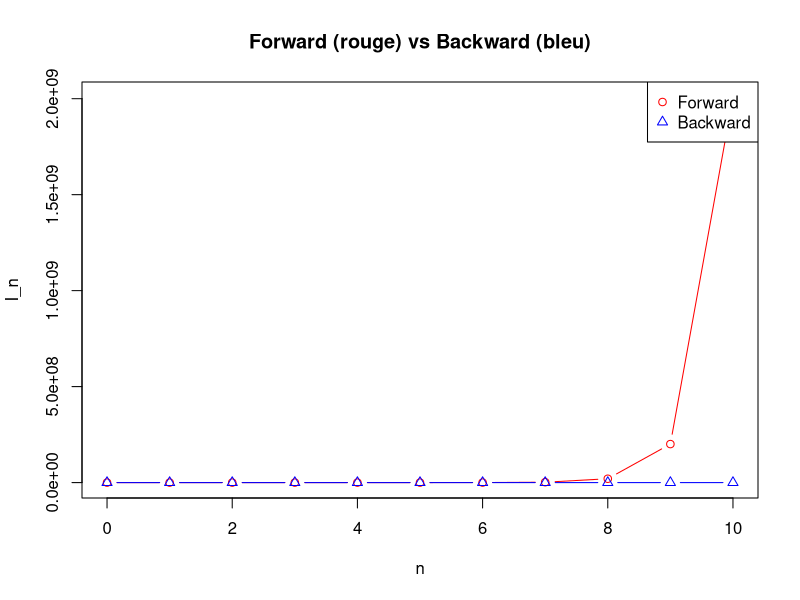
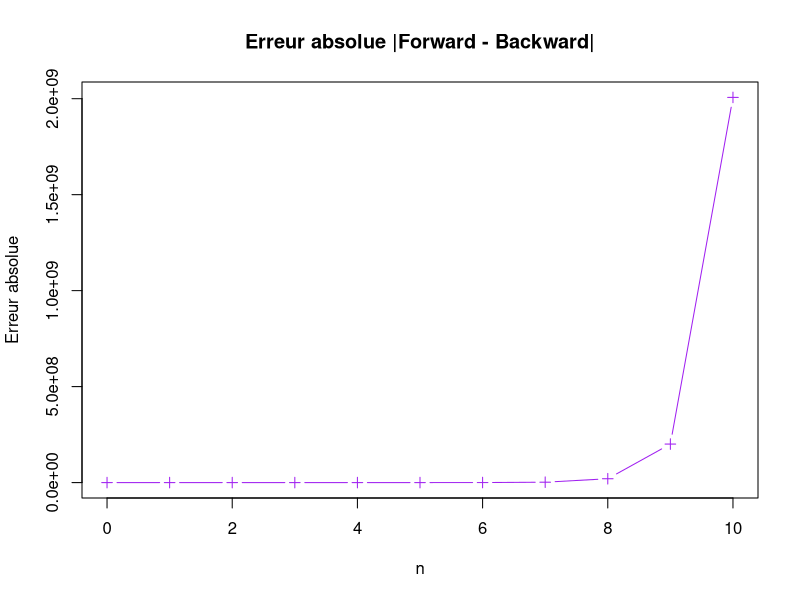

Write the R code that produced these figures, in order.
# Exercice 2

# Paramètres
a <- 10
N <- 10

# ============================================================================
# Calcul de I_n = ∫_0^1 x^n e^{ax} dx par la méthode forward
# ============================================================================

I_f <- numeric(N+1)
I_f[1] <- log((1 + a)/a) # I0
for (n in 2:(N+1)) {
  I_f[n] <- (1/(n-1)) + a * I_f[n-1]
}

# ============================================================================
# Calcul de I_n = ∫_0^1 x^n e^{ax} dx par la méthode backward
# ============================================================================
I_b <- numeric(N+1)
I_b[N+1] <- 0 # approximation pour I_N
for (n in N:1) {
  I_b[n] <- (I_b[n+1] - (1/n)) / a
}

nvals <- 0:N



# Superposition des deux méthodes
plot(nvals, I_f, type="b", col="red", pch=1, ylim=range(c(I_f, I_b)), 
     main="Forward (rouge) vs Backward (bleu)", xlab="n", ylab="I_n")
lines(nvals, I_b, type="b", col="blue", pch=2)
legend("topright", legend=c("Forward", "Backward"), col=c("red", "blue"), pch=c(1,2))

# Tracé de l'erreur absolue
err <- abs(I_f - I_b)
plot(nvals, err, type="b", col="purple", pch=3, 
     main="Erreur absolue |Forward - Backward|", xlab="n", ylab="Erreur absolue")
